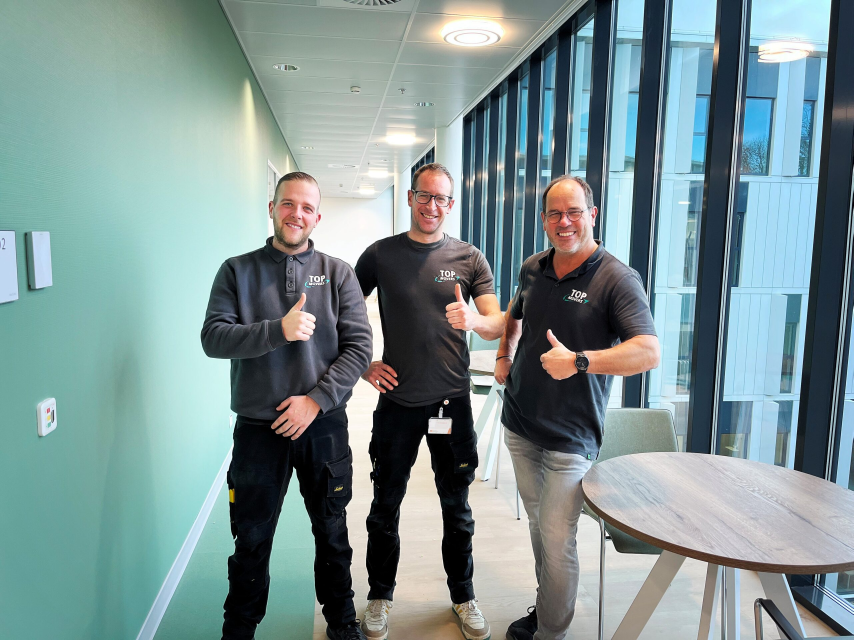
#> input picture site/_werk/hero/perfect/bron-67.jpg, 2560 x 1920 px (shown at 1/3 size)
$ python engine_cf.py
#> lines starting #> are read from the running program, lines starting #| are printed output that depends on the picture; after the words box and inside, x2 and y2 are one past the last pixel; in counts of white or black regions, pixels touching at a corner belong together
import time, numpy as np
from PIL import Image
from scipy import ndimage
from pymatting import estimate_alpha_cf, estimate_foreground_ml
src=Image.open('bron-67.jpg').convert('RGB')
#> src is the input picture: PIL image 2560x1920 RGB; mean R, G, B 125.7, 146.5, 147
fg=np.asarray(Image.open('fg.png').convert('L'))>128; pm=np.asarray(Image.open('person.png').convert('L'))>150
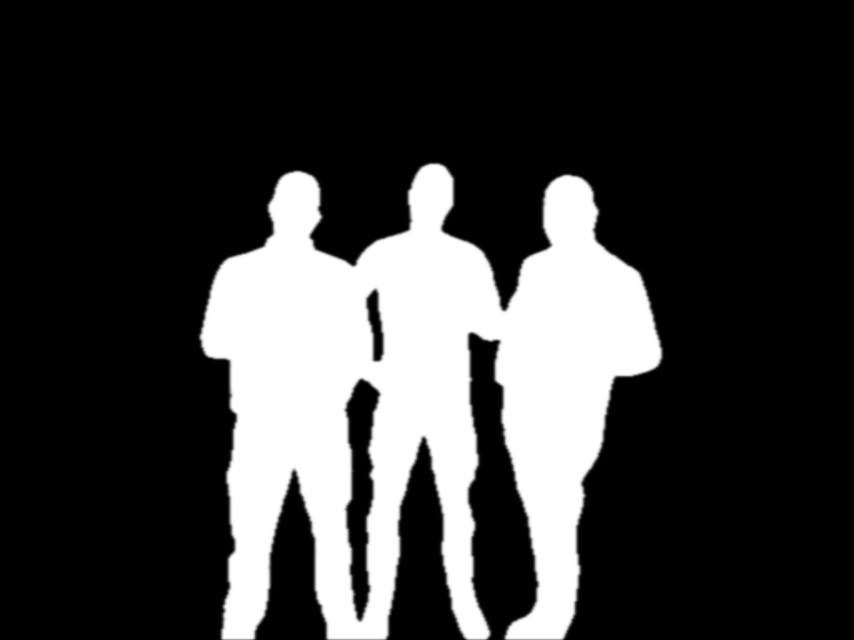
#> input picture site/_werk/hero/perfect/fg.png, 2560 x 1920 px (shown at 1/3 size)
#> after `fg = np.asarray(Image.open('fg.png').convert('L')) > 128`: fg: shape (1920, 2560) bool; 22.8% white; 1 white region, box (x1, y1, x2, y2) and area: (600, 491, 1985, 1919) 1120957
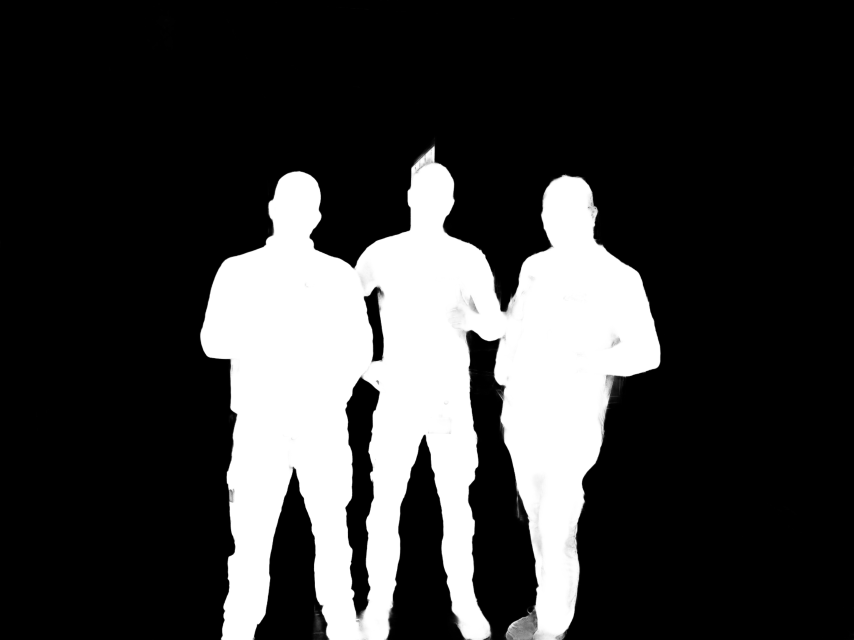
#> input picture site/_werk/hero/perfect/person.png, 2560 x 1920 px (shown at 1/3 size)
#> after `pm = np.asarray(Image.open('person.png').convert('L')) > 150`:
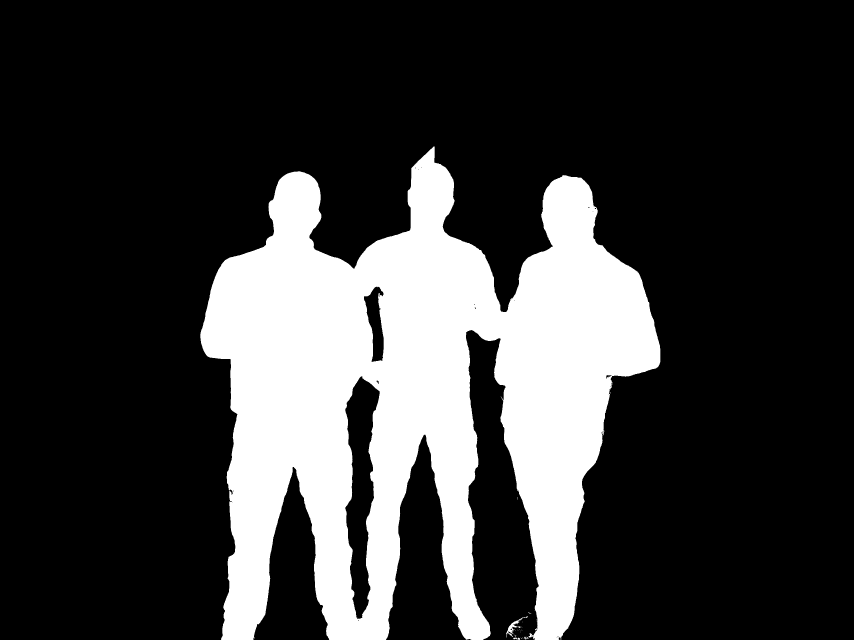
#> pm: shape (1920, 2560) bool (shown at 1/3 size); 22.7% white; 35 white regions (29 under 20 px), largest, box (x1, y1, x2, y2) and area: (601, 439, 1981, 1920) 1112729, (1518, 1849, 1584, 1913) 691, (1540, 1912, 1553, 1919) 49, (1554, 1913, 1560, 1920) 31, (1571, 1910, 1579, 1919) 30, (1554, 1879, 1564, 1884) 27
hard=fg|(pm&ndimage.binary_dilation(fg,iterations=6))
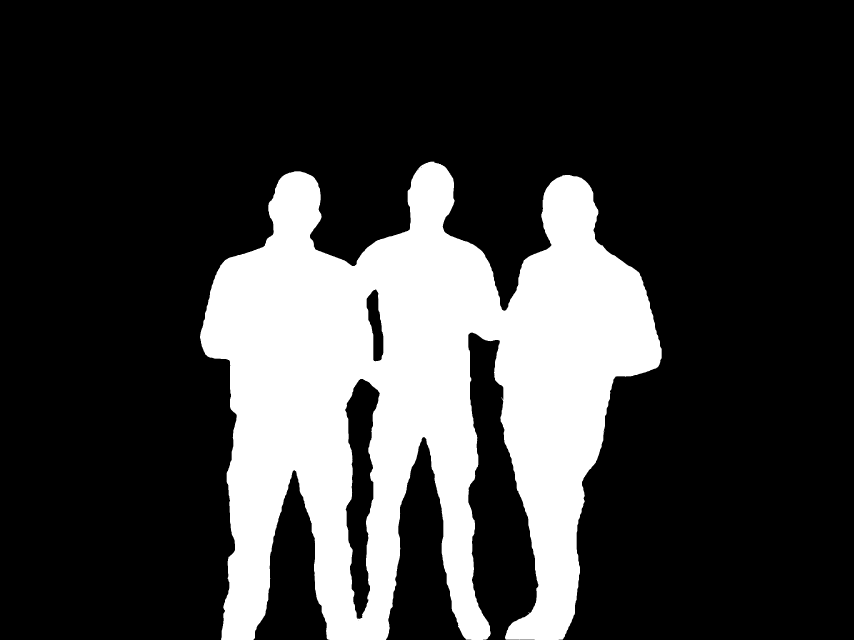
#> hard: shape (1920, 2560) bool (shown at 1/3 size); 22.9% white; 1 white region, box (x1, y1, x2, y2) and area: (600, 485, 1985, 1920) 1127272
lab,n=ndimage.label(hard); sizes=ndimage.sum(hard,lab,range(1,n+1)); hard=lab==(np.argmax(sizes)+1)
#> after `lab, n = ndimage.label(hard)`: n = 1
#> after `sizes = ndimage.sum(hard, lab, range(1, n + 1))`: sizes = [1127272]
sure_fg=ndimage.binary_erosion(hard,iterations=7); sure_bg=~ndimage.binary_dilation(hard,iterations=9)
#> after `sure_fg = ndimage.binary_erosion(hard, iterations=7)`:
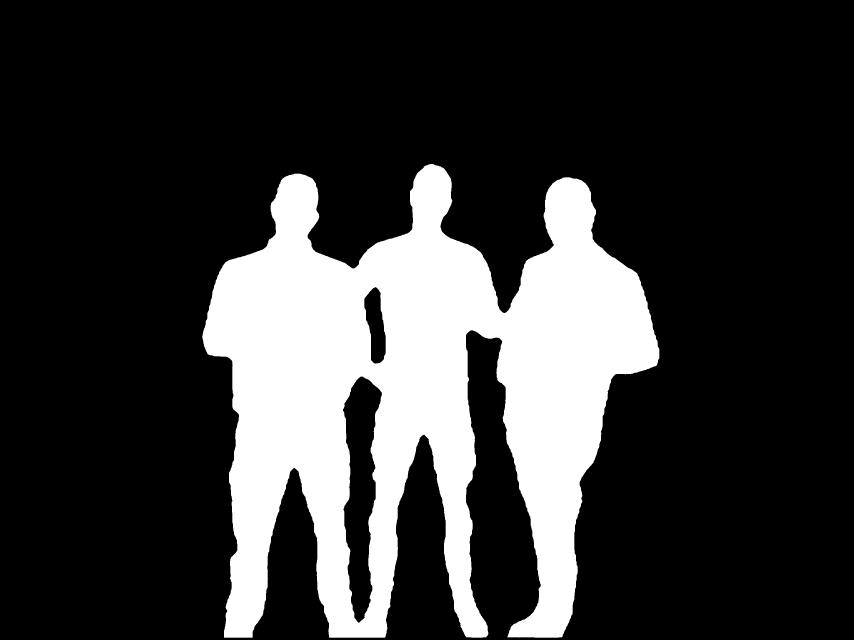
#> sure_fg: shape (1920, 2560) bool (shown at 1/3 size); 21.3% white; 1 white region, box (x1, y1, x2, y2) and area: (607, 492, 1978, 1913) 1046397
#> after `sure_bg = ~ndimage.binary_dilation(hard, iterations=9)`:
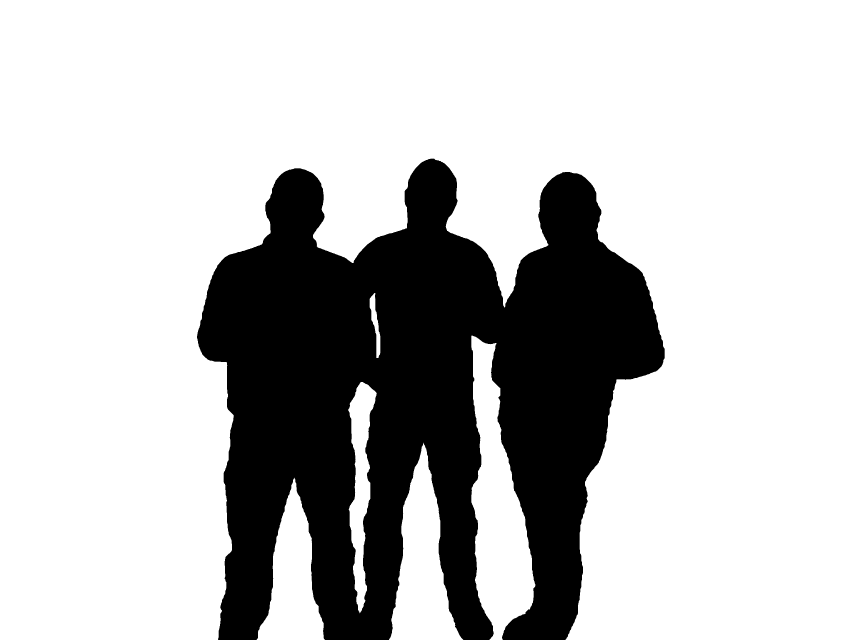
#> sure_bg: shape (1920, 2560) bool (shown at 1/3 size); 75.1% white; 1 black region, box (x1, y1, x2, y2) and area: (591, 476, 1994, 1920) 1225982
trimap=np.full(hard.shape,0.5); trimap[sure_fg]=1.0; trimap[sure_bg]=0.0
sc=0.5; small=src.resize((round(src.width*sc),round(src.height*sc)),Image.LANCZOS)
#> after `small = src.resize((round(src.width * sc), round(src.height * sc)), Im`:
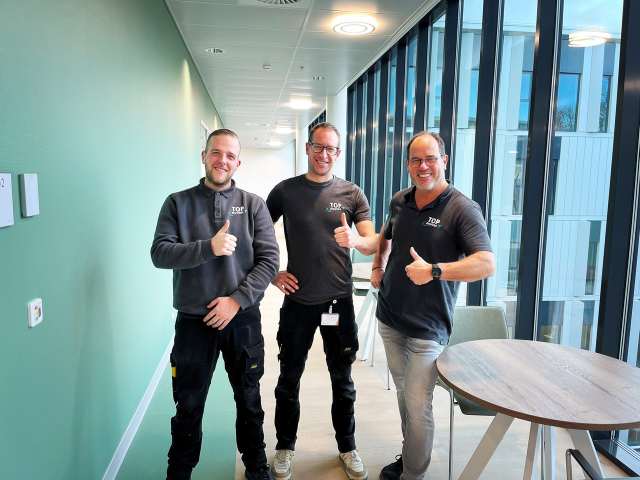
#> small: PIL image 1280x960 RGB (shown at 1/2 size); mean R, G, B 125.7, 146.5, 147
tri_s=np.asarray(Image.fromarray((trimap*255).astype(np.uint8)).resize(small.size,Image.NEAREST)).astype(np.float64)/255.0
tri_s[(tri_s>0.1)&(tri_s<0.9)]=0.5
img=np.asarray(small).astype(np.float64)/255.0
print('start closed-form', small.size, 'onbekend px', int((tri_s==0.5).sum()), flush=True)
#| start closed-form (1280, 960) onbekend px 45010
#> (the run stopped early here; a loop or call above may not have finished)
